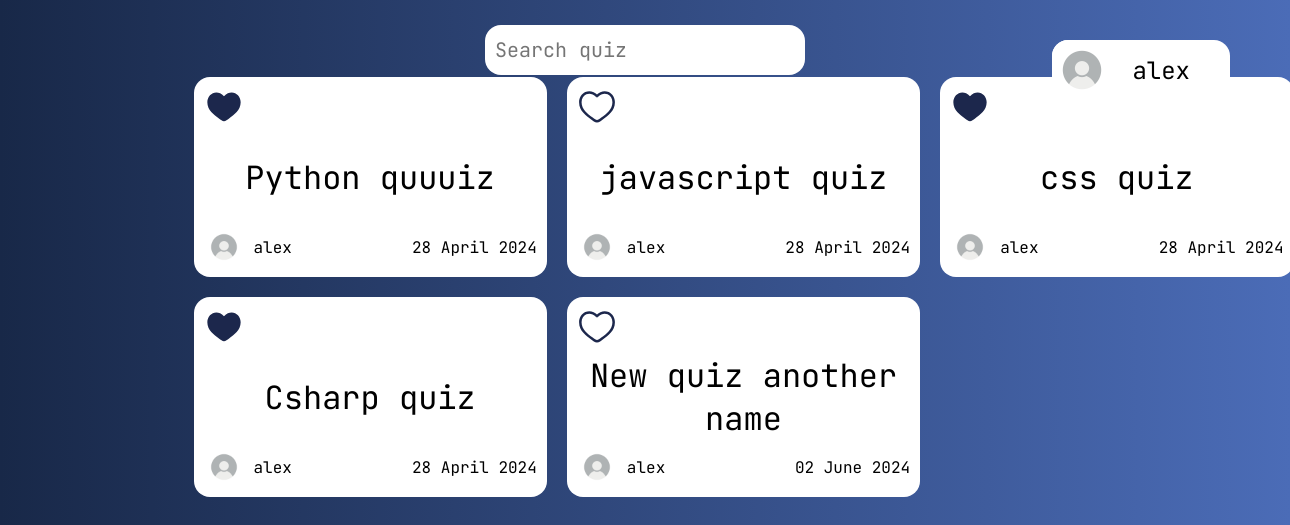
The app's page /home/ (signed in) with its own data.
### quiz_app/models.py (models this page shows)
class Quiz(models.Model):
    DIFFICULTY_CHOICES = (
        ('Easy', 'Easy'),
        ('Moderately Easy', 'Moderately Easy'),
        ('Intermediate', 'Intermediate'),
        ('Moderately Hard', 'Moderately Hard'),
        ('Hard', 'Hard'),
    )
    id = models.AutoField(primary_key=True)
    title = models.CharField(max_length=100)
    description = models.TextField(default='description')
    author = models.ForeignKey(User, on_delete=models.CASCADE, default=1)
    difficulty = models.CharField(max_length=20, choices=DIFFICULTY_CHOICES, default='Easy')
    created_at = models.DateTimeField(default=date.today, editable=False)
    tags = models.ManyToManyField(Tag)
    is_public = models.BooleanField(default=True)
    class Meta:
        verbose_name_plural = "Quizzes"
    def __str__(self):
        return self.title

### quiz_app/views.py (the view)
# urls.py: path('home/', home, name='home'),
def home(request):
    quizzes = Quiz.objects.all()
    liked_quizzes = set(LikeQuiz.objects.filter(user__id=request.user.pk).values_list('quiz_id', flat=True))
    context = {"title": 'home', 'quizzes': quizzes, 'liked_quizzes': liked_quizzes}
    return render(request, 'quiz_app/main/home.html', context)

### quiz_app/templates/quiz_app/main/home.html (shortened to what this page needs)
{% extends 'quiz_app/base.html' %}
{% load static %}
{% block content %}
<div class="quizzes">
    {% for quiz in quizzes %}
        <div>
            <div class="quiz">
                <div class="quiz-rating">
                    {% if quiz.id in liked_quizzes %}
                        <a onclick="dislikeQuiz({{ quiz.id }}, '{{ quiz }}')"><img src="/media/site/heart_full.svg" alt="heart"></a>
                    {% else %}
                        <a onclick="likeQuiz({{ quiz.id }}, '{{ quiz }}')"><img src="/media/site/heart_empty.svg" alt="heart"></a>
                    {% endif %}
                </div>
                    <a href="{% url 'quiz_details' id=quiz.id %}" class="quiz-title">{{quiz}}</a>
                <div class="quiz-info">
                    <div class="info-user">
                        {% if quiz.author.user_avatar.avatar %}
                            <img class="user-avatar" src="{{ user_avatar.avatar.url }}" alt="">
                        {% else %}
                            <img class="user-avatar" src="/media/site/user_avatar.jpg" alt="">
                        {% endif %}
                        <p>{{quiz.author}}</p>
                    </div>
                    <div class="date">{{quiz.created_at|date:"d F Y"}}</div>
                </div>
            </div>
        </div>
    {% endfor %}
</div>
{% endblock %}

### quiz_app/templates/quiz_app/base.html (shortened to what this page needs)
<!DOCTYPE html>
{% load static %}
<html lang="en">
<head>
    <link rel="stylesheet" href="{% static 'quiz_app/css/base.css' %}">
</head>
<body>
{% if request.user.is_authenticated %}
    <a href="{% url 'user' pk=request.user.pk %}" class="user">
        {% if request.user.userprofile.avatar %}
            <img src="{{request.user.userprofile.avatar.url}}" alt="" class="user-img">
        {% else %}
            <img src="/media/site/user_avatar.jpg" alt="" class="user-img">
        {% endif %}
        <p class="user-name">{{request.user.username}}</p>
    </a>
{% else %}
    <div class="user user-login">
        <a href="{% url 'login' %}">Login</a>
        <a href="{% url 'sign_up' %}">Sign up</a>
    </div>
{% endif %}
<div class="search-bar">
    <form class="search-bar-form" method="GET" action="{% url 'search' %}">
        <input class="form-input" type="text" placeholder="Search quiz" name="q">
    </form>
</div>
<div class="container">
    {% block content %}
    {% endblock %}
</div>
</body>
</html>

### quiz_app/static/quiz_app/css/base.css (style rules this page uses)
body { font-family: "JetBrains Mono", monospace; font-optical-sizing: auto; font-weight: 400; font-style: normal; background: #4b6cb7; background: -webkit-linear-gradient(to right, #182848, #4b6cb7); background: linear-gradient(to right, #182848, #4b6cb7); }
.container { margin: 0 auto; padding-top: 6%; padding-bottom: 4%; width: 70%; height: fit-content; min-height: 100dvh; }
.user { width: fit-content; height: 60px; background-color: #fff; border-radius: 16px; position: fixed; display: flex; align-items: center; top: 40px; right: 60px; }
.user-img { height: 60px; width: 60px; border-radius: 16px; }
.user-name { margin: 0 40px 0 20px; font-size: 24px; }
.search-bar { width: 320px; height: 50px; background-color: #fff; border-radius: 16px; position: fixed; right: 50%; transform: translate(50%, 50%); }
.search-bar-form, .form-input { width: 100%; height: 50px; }
.form-input { padding: 10px; font-size: 20px; }
.form-input::placeholder { font-size: 20px; }
.quizzes { margin: 0 auto; width: 1100px; display: grid; grid-template-columns: repeat(3, 1fr); gap: 20px; justify-content: center; }
.quizzes>div { display: flex; align-items: center; justify-content: center; }
.quiz { padding: 10px; max-width: 400px; width: 100%; height: 200px; background-color: #fff; border-radius: 16px; display: flex; flex-direction: column; justify-content: space-between; }
.quiz-title { text-align: center; font-size: 32px; }
.quiz-rating { display: flex; align-items: center; }
.quiz-rating img { width: 40px; height: 40px; }
.quiz-info { display: flex; justify-content: space-between; align-items: center; }
.info-user { display: flex; align-items: center; column-gap: 10px; }
.info-user img { width: 40px; height: 40px; border-radius: 16px; }

### records on screen
Quiz: title "Python quuuiz", author "alex", created_at "28 April 2024"
Quiz: title "javascript quiz", author "alex", created_at "28 April 2024"
Quiz: title "css quiz", author "alex", created_at "28 April 2024"
Quiz: title "Csharp quiz", author "alex", created_at "28 April 2024"
Quiz: title "New quiz another name", author "alex", created_at "02 June 2024"

### other values on screen
{{ request.user.username }} "alex"
